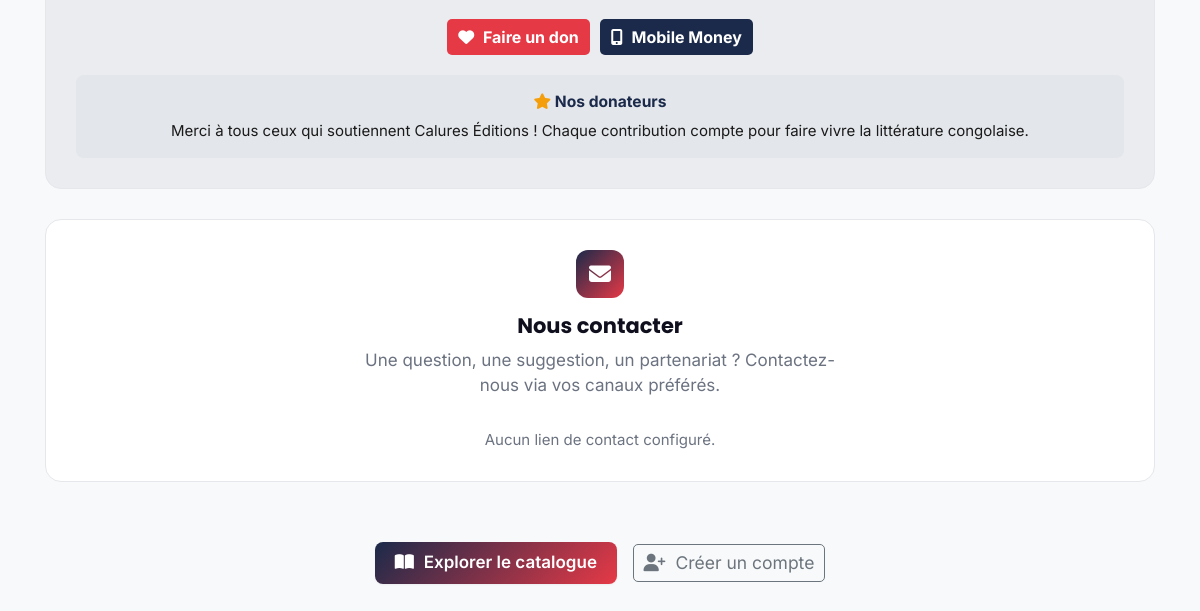
The page /fr/apropos/ (lower part) on the database as committed earlier.
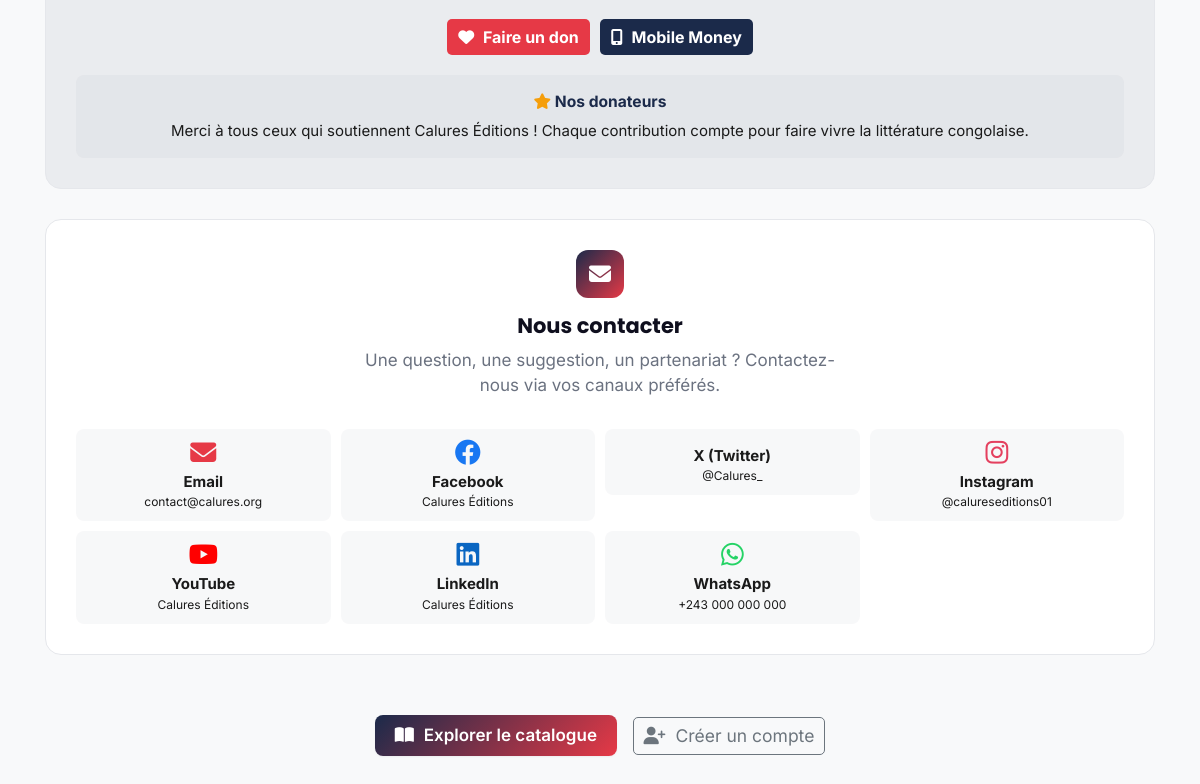
The same page on the database as committed later.
### catalogue/models.py (models this page shows, shortened)
class LienSocial(models.Model):
    PLATFORM_CHOICES = [
        ('facebook', 'Facebook'),
        ('youtube', 'YouTube'),
        ('whatsapp', 'WhatsApp'),
        ('tiktok', 'TikTok'),
        ('twitter', 'X (Twitter)'),
        ('linkedin', 'LinkedIn'),
        ('email', 'Email'),
        ('telegram', 'Telegram'),
        ('instagram', 'Instagram'),
    ]
    ICON_MAP = {
        'facebook': 'fab fa-facebook',
        'youtube': 'fab fa-youtube',
        'whatsapp': 'fab fa-whatsapp',
        'tiktok': 'fab fa-tiktok',
        'twitter': 'fab fa-x-twitter',
        'linkedin': 'fab fa-linkedin',
        'email': 'fas fa-envelope',
        'telegram': 'fab fa-telegram',
        'instagram': 'fab fa-instagram',
    }
    COLOR_MAP = {
        'facebook': '#1877F2',
        'youtube': '#FF0000',
        'whatsapp': '#25D366',
        'tiktok': '#000000',
        'twitter': '#000000',
        'linkedin': '#0A66C2',
        'email': '#E63946',
        'telegram': '#26A5E4',
        'instagram': '#E4405F',
    }
    id = models.UUIDField(primary_key=True, default=uuid.uuid4, editable=False)
    platform = models.CharField(_("Plateforme"), max_length=20, choices=PLATFORM_CHOICES)
    label = models.CharField(_("Libellé affiché"), max_length=100, help_text=_("Ex: +243 812 345 678, @bnccalures, contact@bnc.com"))
    url = models.CharField(_("Lien / URL"), max_length=500, help_text=_("URL complète ou mailto: ou tel:"))
    is_active = models.BooleanField(_("Actif"), default=True)
    order = models.IntegerField(_("Ordre d'affichage"), default=0)
    class Meta:
        verbose_name = _("Lien social")
        verbose_name_plural = _("Liens sociaux")
        ordering = ['order']
    @property
    def icon_class(self):
        return self.ICON_MAP.get(self.platform, 'fas fa-link')
    @property
    def color(self):
        return self.COLOR_MAP.get(self.platform, '#1B2A4A')

### catalogue/context_processors.py (called while the page is built)
def site_configuration(request):
    return {
        'site_config': SiteConfiguration.load()
    }

def featured_books(request):
    try:
        books = Book.objects.annotate(
            popularity_score = (
                Coalesce(F('reads_count'), 0) * 0.3 +
                Coalesce(F('downloads_count'), 0) * 0.4 +
                (Coalesce(F('rating'), 0) * 30)
            )
        ).filter(is_published=True).order_by('-popularity_score', '-created_at')[:8]
    except Exception:
        books = Book.objects.filter(is_published=True).order_by('-created_at')[:8]
    return {'featured_books': books}

def site_categories(request):
    try:
        categories = Category.objects.all()[:10]
    except Exception:
        categories = []
    return {'site_categories': categories}

def social_links(request):
    try:
        links = LienSocial.objects.filter(is_active=True)
    except Exception:
        links = []
    return {'liens_sociaux': links}

### catalogue/models.py (called while the page is built)
    @classmethod
    def load(cls):
        obj, created = cls.objects.get_or_create(pk=1)
        return obj

### config/pwa_config.py (called while the page is built)
    def __call__(self, request):
        response = self.get_response(request)
        response['Service-Worker-Allowed'] = '/'
        if request.path.startswith('/static/'):
            response['Cache-Control'] = f'public, max-age={PWAConfig.CACHE_MAX_AGE["static"]}'
        elif request.path.startswith('/media/'):
            response['Cache-Control'] = f'public, max-age={PWAConfig.CACHE_MAX_AGE["images"]}'
        elif request.path.startswith('/api/'):
            response['Cache-Control'] = f'public, max-age={PWAConfig.CACHE_MAX_AGE["api"]}'
        return response

### templates/about.html (shortened to what this page needs)
{% extends 'base-premium.html' %}
{% load static %}
{% block content %}
<div class="container py-3">
    <div class="about-card mb-4" style="background: var(--bg-soft-alt);">
        <div class="d-flex justify-content-center gap-2 flex-wrap mb-3">
            <a href="javascript:void(0)" onclick="document.getElementById('donModal').style.display='flex'" class="btn btn-sm" style="background: #E63946; color: white; font-weight: 700; font-size: 0.8rem; cursor: pointer;">
                <i class="fas fa-heart me-1"></i> Faire un don
            </a>
            <a href="javascript:void(0)" onclick="document.getElementById('donModal').style.display='flex'" class="btn btn-sm" style="background: #1B2A4A; color: white; font-weight: 700; font-size: 0.8rem; cursor: pointer;">
                <i class="fas fa-mobile-alt me-1"></i> Mobile Money
            </a>
        </div>
        <div style="background: var(--bg-soft); border-radius: 8px; padding: 0.75rem; text-align: center;">
            <p style="font-size: 0.78rem; font-weight: 700; margin: 0 0 0.35rem; color: #1B2A4A;"><i class="fas fa-star" style="color: #F59E0B;"></i> Nos donateurs</p>
            <p style="font-size: 0.75rem; color: var(--text); margin: 0;">Merci à tous ceux qui soutiennent Calures Éditions ! Chaque contribution compte pour faire vivre la littérature congolaise.</p>
        </div>
    </div>
    <div class="about-card mb-4">
        <div class="text-center mb-3">
            <div class="about-card-icon" style="margin: 0 auto 0.75rem;">
                <i class="fas fa-envelope"></i>
            </div>
            <h4 class="mb-2">Nous contacter</h4>
            <p style="font-size: 0.85rem; max-width: 500px; margin: 0 auto;">Une question, une suggestion, un partenariat ? Contactez-nous via vos canaux préférés.</p>
        </div>
        <div class="row g-2 mt-2">
            {% for lien in liens_sociaux %}
            <div class="col-6 col-md-3">
                <a href="{{ lien.url }}" target="_blank" rel="noopener" class="d-flex flex-column align-items-center text-decoration-none p-2" style="background: var(--bg-soft); border-radius: 8px; color: var(--text);">
                    <i class="{{ lien.icon_class }}" style="color: {{ lien.color }}; font-size: 1.3rem; margin-bottom: 0.3rem;"></i>
                    <strong style="font-size: 0.75rem;">{{ lien.get_platform_display }}</strong>
                    <span style="font-size: 0.6rem;">{{ lien.label }}</span>
                </a>
            </div>
            {% empty %}
            <div class="col-12">
                <p style="font-size: 0.75rem; color: var(--text-light); text-align: center;">Aucun lien de contact configuré.</p>
            </div>
            {% endfor %}
        </div>
    </div>
    <div class="text-center py-4">
        <a href="{% url 'catalogue:catalogue' %}" class="btn btn-premium btn-sm me-2">
            <i class="fas fa-book-open me-2"></i>Explorer le catalogue
        </a>
        {% if not user.is_authenticated %}
        <a href="{% url 'users:login' %}" class="btn btn-outline-secondary btn-sm">
            <i class="fas fa-user-plus me-2"></i>Créer un compte
        </a>
        {% endif %}
    </div>
</div>
{% endblock %}

### templates/base-premium.html (shortened to what this page needs)
{% load static %}
<!DOCTYPE html>
<html lang="fr" data-bs-theme="light">
<head>
    <link href="https://cdn.jsdelivr.net/npm/bootstrap@5.3.0/dist/css/bootstrap.min.css" rel="stylesheet">
    <link rel="stylesheet" href="https://cdnjs.cloudflare.com/ajax/libs/font-awesome/6.4.0/css/all.min.css">
</head>
<body>
    <main>
        {% block content %}{% endblock %}
    </main>
</body>
</html>

### templates/base-premium.html (style rules this page uses)
:root { --primary: #1B2A4A; --primary-dark: #0F1D36; --secondary: #E63946; --secondary-dark: #C1121F; --accent: #E63946; --success: #10B981; --warning: #F59E0B; --danger: #EF4444; --light: #F8F9FA; --light-alt: #FFFFFF; --dark: #0F0F1E; --dark-alt: #1A1A2E; --border: #E5E7EB; --text: #1a1a1a; --text-secondary: #2d2d2d; --text-light: #6B7280; --bg-page: #ffffff; --bg-card: #ffffff; --bg-soft: rgba(27,42,74,0.03); --bg-soft-alt: rgba(27,42,74,0.06); --radius-sm: 8px; --radius-md: 12px; --radius-lg: 16px; --radius-xl: 24px; --shadow-sm: 0 1px 2px 0 rgba(0, 0, 0, 0.05); --shadow-md: 0 4px 6px -1px rgba(0, 0, 0, 0.1); --shadow-lg: 0 10px 15px -3px rgba(0, 0, 0, 0.1); --shadow-xl: 0 20px 25px -5px rgba(0, 0, 0, 0.1); }
* { font-family: 'Inter', sans-serif; }
h1, h2, h3, h4, h5, h6 { font-family: 'Poppins', sans-serif; font-weight: 700; }
h4 { font-size: clamp(0.9rem, 2.5vw, 1.05rem); }
html { font-size: 125%; }
body { background-color: var(--light); color: var(--dark); transition: background-color 0.3s ease; }
.btn-premium { background: linear-gradient(135deg, var(--primary), var(--secondary)); border: none; color: white; font-weight: 600; padding: 0.4rem 1rem; font-size: 0.85rem; border-radius: var(--radius-sm); transition: all 0.2s ease; box-shadow: var(--shadow-sm); }
@media (min-width: 992px) { body { padding-bottom: 0; } }
@media (min-width: 992px) { .container { max-width: 1140px; } }

### templates/about.html (style rules this page uses)
.about-card { background: var(--light-alt); border: 1px solid var(--border); border-radius: var(--radius-lg); padding: 1.5rem; height: 100%; transition: transform 0.25s, box-shadow 0.25s; }
.about-card-icon { width: 48px; height: 48px; border-radius: var(--radius-md); background: linear-gradient(135deg, var(--primary), var(--secondary)); display: flex; align-items: center; justify-content: center; color: white; font-size: 1.1rem; margin-bottom: 1rem; }
.about-card p { font-size: 0.78rem; color: var(--text-light); margin: 0; line-height: 1.5; }

Rows that differ between the two databases and show on the page:
added LienSocial: platform "Email", label "contact@calures.org"
added LienSocial: platform "Facebook", label "Calures Éditions"
added LienSocial: platform "X (Twitter)", label "@Calures_"
added LienSocial: platform "Instagram", label "@calureseditions01"
added LienSocial: platform "YouTube", label "Calures Éditions"
added LienSocial: platform "LinkedIn", label "Calures Éditions"
added LienSocial: platform "WhatsApp", label "+243 000 000 000"
Other text that changed with them:
text no longer shown: "Aucun lien de contact configuré."
